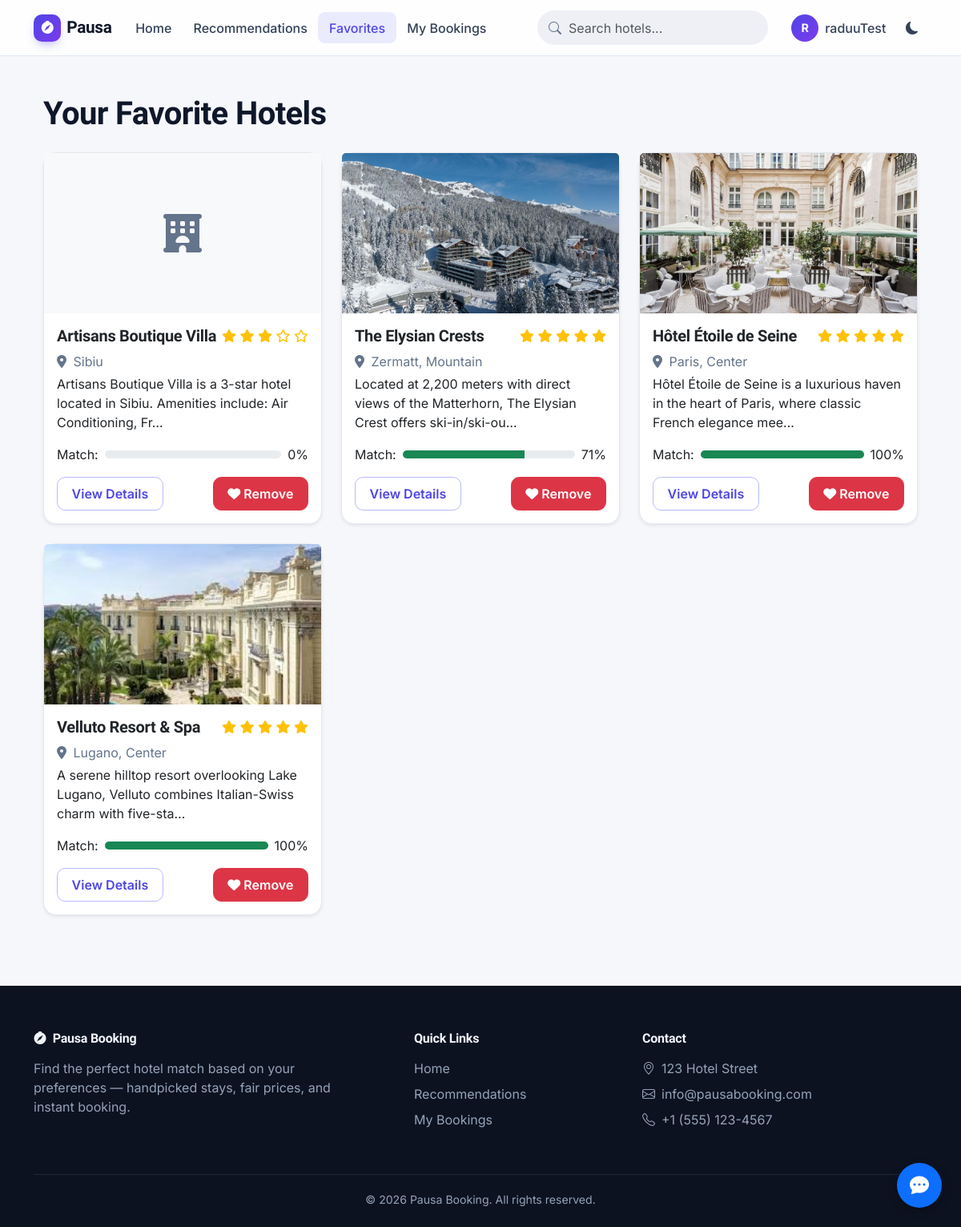
The page /favorites/ (signed in) on the database its author committed.
### accounts/models.py (models this page shows, shortened)
class User(AbstractUser):
    phone_number = models.CharField(max_length=15, blank=True)
    profile_picture = models.ImageField(upload_to='profile_pics/', blank=True, null=True)

### hotels/models.py (models this page shows, shortened)
class Hotel(models.Model):
    name = models.CharField(max_length=200)
    description = models.TextField()
    address = models.CharField(max_length=255)
    city = models.CharField(max_length=100)
    district = models.CharField(max_length=100, blank=True)
    star_rating = models.PositiveSmallIntegerField(default=3)
    image = models.ImageField(upload_to='hotel_images/', blank=True, null=True)
    is_pet_friendly = models.BooleanField(default=False)
    is_family_friendly = models.BooleanField(default=False)
    latitude = models.FloatField(null=True, blank=True)
    longitude = models.FloatField(null=True, blank=True)
    created_at = models.DateTimeField(auto_now_add=True)
    updated_at = models.DateTimeField(auto_now=True)
    def main_image(self):
        if self.image:
            return self.image.url
        first_image = self.images.first()
        if first_image:
            return first_image.image.url
        return None
    def match_score(self, user_preferences):
        required_amenities_score = 0
        required_amenities_count = 0
        bonus_score = 0
        max_score = 100
        amenities = self.amenities.all()
        amenity_names = [amenity.name.lower() for amenity in amenities]
        user_amenity_prefs = {
            'wifi': user_preferences.wifi,
            'parking': user_preferences.parking,
            'pool': user_preferences.pool,
            'spa': user_preferences.spa,
            'gym': user_preferences.gym,
            'restaurant': user_preferences.restaurant,
            'room_service': user_preferences.room_service,
            'air_conditioning': user_preferences.air_conditioning,
        }
        for amenity_name, is_preferred in user_amenity_prefs.items():
            if is_preferred:
                required_amenities_count += 1
        for amenity_name, is_preferred in user_amenity_prefs.items():
            if is_preferred:
                has_amenity = False
                if amenity_name == 'wifi' and any(name.lower().find('wi-fi') != -1 for name in amenity_names):
                    has_amenity = True
                elif amenity_name == 'parking' and any(name.lower().find('parking') != -1 for name in amenity_names):
                    has_amenity = True
                elif amenity_name == 'pool' and any(name.lower().find('pool') != -1 for name in amenity_names):
                    has_amenity = True
                elif amenity_name == 'spa' and any(name.lower().find('spa') != -1 for name in amenity_names):
                    has_amenity = True
                elif amenity_name == 'gym' and any(name.lower().find('gym') != -1 or name.lower().find('fitness') != -1 for name in amenity_names):
                    has_amenity = True
                elif amenity_name == 'restaurant' and any(name.lower().find('restaurant') != -1 for name in amenity_names):
                    has_amenity = True
                elif amenity_name == 'room_service' and any(name.lower().find('room service') != -1 for name in amenity_names):
                    has_amenity = True
                elif amenity_name == 'air_conditioning' and any(name.lower().find('air conditioning') != -1 or name.lower().find('a/c') != -1 for name in amenity_names):
                    has_amenity = True
                if has_amenity:
                    required_amenities_score += 1
        amenities_match_percentage = (required_amenities_score / required_amenities_count) * 100
        if required_amenities_score < required_amenities_count:
            missing_count = required_amenities_count - required_amenities_score
            max_score = max(100 - (missing_count * 25), 0)
        extra_amenities = len(amenity_names) - required_amenities_score
        if extra_amenities > 0 and required_amenities_score == required_amenities_count:
            bonus_score = min(extra_amenities, 5) * 1
        location_score = 0
        if user_preferences.preferred_city and self.city.lower() == user_preferences.preferred_city.lower():
            location_score = 10
        if hasattr(user_preferences, 'preferred_district') and user_preferences.preferred_district and self.district and self.district.lower() == user_preferences.preferred_district.lower():
            location_score += 5
        star_rating_score = 0
        if user_preferences.min_star_rating:
            if self.star_rating >= user_preferences.min_star_rating:
                star_rating_score = 5
            else:
                max_score = max(max_score - 20, 0)
        additional_score = 0
        if hasattr(user_preferences, 'prefer_pet_friendly') and user_preferences.prefer_pet_friendly:
            if hasattr(self, 'is_pet_friendly') and self.is_pet_friendly:
                additional_score += 5
            else:
                max_score = max(max_score - 15, 0)
        if hasattr(user_preferences, 'prefer_family_friendly') and user_preferences.prefer_family_friendly:
            if hasattr(self, 'is_family_friendly') and self.is_family_friendly:
                additional_score += 5
            else:
                max_score = max(max_score - 15, 0)
        final_score = min(amenities_match_percentage + bonus_score + location_score + star_rating_score + additional_score, max_score)
        return int(final_score)

### hotels/views.py (the view)
@login_required
def favorite_list(request):
    favorites = Favorite.objects.filter(user=request.user).select_related('hotel')
    hotel_matches = []
    try:
        user_preferences = request.user.preferences
        for favorite in favorites:
            hotel = favorite.hotel
            match_score = hotel.match_score(user_preferences)
            hotel_matches.append((hotel, match_score))
    except UserPreference.DoesNotExist:
        hotel_matches = [(favorite.hotel, None) for favorite in favorites]
    paginator = Paginator(hotel_matches, 10)
    page_number = request.GET.get('page')
    page_obj = paginator.get_page(page_number)
    return render(request, 'hotels/favorites.html', {'page_obj': page_obj})

### templates/hotels/favorites.html (shortened to what this page needs)
{% extends 'base.html' %}
{% block content %}
<div class="container my-5">
    <h1 class="mb-4">Your Favorite Hotels</h1>
    {% if page_obj %}
        <div class="row">
            {% for hotel, match_score in page_obj %}
                <div class="col-md-6 col-lg-4 mb-4">
                    <div class="card h-100 shadow-sm">
                        {% if hotel.main_image %}
                            <img src="{{ hotel.main_image }}" class="card-img-top" alt="{{ hotel.name }}" style="height: 200px; object-fit: cover;">
                        {% else %}
                            <div class="bg-light d-flex justify-content-center align-items-center" style="height: 200px;">
                                <i class="fas fa-hotel fa-3x text-muted"></i>
                            </div>
                        {% endif %}
                        <div class="card-body">
                            <div class="d-flex justify-content-between align-items-start mb-2">
                                <h5 class="card-title mb-0">{{ hotel.name }}</h5>
                                <div>
                                    {% for i in "12345" %}
                                        {% if forloop.counter <= hotel.star_rating %}
                                            <i class="fas fa-star text-warning"></i>
                                        {% else %}
                                            <i class="far fa-star text-warning"></i>
                                        {% endif %}
                                    {% endfor %}
                                </div>
                            </div>
                            <p class="card-text text-muted mb-1">
                                <i class="fas fa-map-marker-alt me-1"></i> {{ hotel.city }}{% if hotel.district %}, {{ hotel.district }}{% endif %}
                            </p>
                            <p class="card-text mb-3">{{ hotel.description|truncatechars:100 }}</p>
                            {% if match_score is not None %}
                                <div class="mb-3">
                                    <div class="d-flex align-items-center">
                                        <div class="me-2">Match: </div>
                                        <div class="progress flex-grow-1" style="height: 10px;">
                                            <div class="progress-bar bg-success" role="progressbar" style="width: {{ match_score }}%;"
                                                aria-valuenow="{{ match_score }}" aria-valuemin="0" aria-valuemax="100">
                                            </div>
                                        </div>
                                        <div class="ms-2">{{ match_score }}%</div>
                                    </div>
                                </div>
                            {% endif %}
                            <div class="d-flex justify-content-between">
                                <a href="{% url 'hotel_detail' hotel.id %}" class="btn btn-outline-primary">View Details</a>
                                <a href="{% url 'toggle_favorite' hotel.id %}" class="btn btn-danger">
                                    <i class="fas fa-heart"></i> Remove
                                </a>
                            </div>
                        </div>
                    </div>
                </div>
            {% endfor %}
        </div>
    {% else %}
        <div class="alert alert-info">
            <p>You haven't added any hotels to your favorites yet.</p>
            <a href="{% url 'hotel_list' %}" class="btn btn-primary mt-3">Browse Hotels</a>
        </div>
    {% endif %}
</div>
{% endblock %}

### templates/base.html (shortened to what this page needs)
<!DOCTYPE html>
<html lang="en" data-theme="light" data-bs-theme="light">
<head>
    <link href="https://cdn.jsdelivr.net/npm/bootstrap@5.3.3/dist/css/bootstrap.min.css" rel="stylesheet">
    <link rel="stylesheet" href="https://cdn.jsdelivr.net/npm/bootstrap-icons@1.11.3/font/bootstrap-icons.css">
    <link rel="stylesheet" href="https://cdnjs.cloudflare.com/ajax/libs/font-awesome/6.5.1/css/all.min.css">
    <link rel="stylesheet" href="https://unpkg.com/leaflet@1.9.4/dist/leaflet.css"
/>
    <link rel="stylesheet" href="/static/css/app.css">
</head>
<body class="{% if user.is_authenticated %}user-logged-in{% endif %}">
    <nav class="navbar navbar-expand-lg app-navbar sticky-top">
        <div class="container">
            <a class="navbar-brand" href="{% url 'home' %}">
                <span class="brand-mark"><i class="bi bi-compass-fill"></i></span>
                Pausa
            </a>
            <div class="d-flex align-items-center order-lg-3 gap-2">
                <div class="theme-toggle-btn" title="Toggle dark/light mode">
                    <i class="bi bi-moon-fill theme-dark-icon"></i>
                </div>
            </div>
            <div class="collapse navbar-collapse order-lg-2" id="navbarNav">
                <ul class="navbar-nav me-auto mt-2 mt-lg-0">
                    <li class="nav-item">
                        <a class="nav-link {% if request.resolver_match.url_name == 'home' or request.resolver_match.url_name == 'hotel_list' %}active{% endif %}" href="{% url 'home' %}">Home</a>
                    </li>
                    {% if user.is_authenticated %}
                    <li class="nav-item">
                        <a class="nav-link {% if request.resolver_match.url_name == 'hotel_recommendations' %}active{% endif %}" href="{% url 'hotel_recommendations' %}">Recommendations</a>
                    </li>
                    <li class="nav-item">
                        <a class="nav-link {% if request.resolver_match.url_name == 'favorites' %}active{% endif %}" href="{% url 'favorites' %}">Favorites</a>
                    </li>
                    <li class="nav-item">
                        <a class="nav-link {% if request.resolver_match.url_name == 'booking_list' %}active{% endif %}" href="{% url 'booking_list' %}">My Bookings</a>
                    </li>
                    {% endif %}
                </ul>
                <form class="nav-search d-flex me-lg-3 my-2 my-lg-0" action="{% url 'search_hotels' %}" method="get">
                    <input class="form-control" type="search" name="q" placeholder="Search hotels...">
                </form>
                <ul class="navbar-nav">
                    {% if user.is_authenticated %}
                    <li class="nav-item dropdown">
                        <a class="nav-link d-flex align-items-center gap-2" href="#" id="navbarDropdown" role="button" data-bs-toggle="dropdown">
                            <span class="avatar-chip">{{ user.username|slice:":1" }}</span>
                            <span class="d-lg-none d-xl-inline">{{ user.username }}</span>
                        </a>
                    </li>
                    {% endif %}
                </ul>
            </div>
        </div>
    </nav>
    <div class="container mt-4 mb-5">
        {% block content %}{% endblock %}
    </div>
    <footer class="app-footer">
        <div class="container">
            <div class="row g-4">
                <div class="col-md-5">
                    <h5><i class="bi bi-compass-fill me-2"></i>Pausa Booking</h5>
                    <p class="mb-0 pe-md-5">Find the perfect hotel match based on your preferences — handpicked stays, fair prices, and instant booking.</p>
                </div>
                <div class="col-md-3 col-6">
                    <h6>Quick Links</h6>
                    <ul class="list-unstyled d-grid gap-2">
                        <li><a href="{% url 'home' %}">Home</a></li>
                        {% if user.is_authenticated %}
                        <li><a href="{% url 'hotel_recommendations' %}">Recommendations</a></li>
                        <li><a href="{% url 'booking_list' %}">My Bookings</a></li>
                        {% else %}
                        <li><a href="{% url 'login' %}">Login</a></li>
                        <li><a href="{% url 'signup' %}">Sign Up</a></li>
                        {% endif %}
                    </ul>
                </div>
                <div class="col-md-4 col-6">
                    <h6>Contact</h6>
                    <ul class="list-unstyled d-grid gap-2">
                        <li><i class="bi bi-geo-alt me-2"></i>123 Hotel Street</li>
                        <li><i class="bi bi-envelope me-2"></i><a href="mailto:info@pausabooking.com">info@pausabooking.com</a></li>
                        <li><i class="bi bi-telephone me-2"></i>+1 (555) 123-4567</li>
                    </ul>
                </div>
            </div>
            <div class="footer-bottom text-center">
                &copy; {% now "Y" %} Pausa Booking. All rights reserved.
            </div>
        </div>
    </footer>
    {% include 'chatbot/widget.html' %}
</body>
</html>

### rows shown on the page
User: username "R", username "raduuTest"
Hotel: name "Artisans Boutique Villa", star_rating 3 (drawn), city "Sibiu", description "Artisans Boutique Villa is a 3-star hotel located in Sibiu. Amenities include: Air Conditioning, Fr…", is_pet_friendly "0"
Hotel: main_image (picture), name "The Elysian Crests", star_rating 5 (drawn), city "Zermatt", district "Mountain", description "Located at 2,200 meters with direct views of the Matterhorn, The Elysian Crest offers ski-in/ski-ou…", match_score "71"
Hotel: main_image (picture), name "Hôtel Étoile de Seine", star_rating 5 (drawn), city "Paris", district "Center", description "Hôtel Étoile de Seine is a luxurious haven in the heart of Paris, where classic French elegance mee…", match_score "100"
Hotel: main_image (picture), name "Velluto Resort & Spa", star_rating 5 (drawn), city "Lugano", district "Center", description "A serene hilltop resort overlooking Lake Lugano, Velluto combines Italian-Swiss charm with five-sta…", match_score "100"
